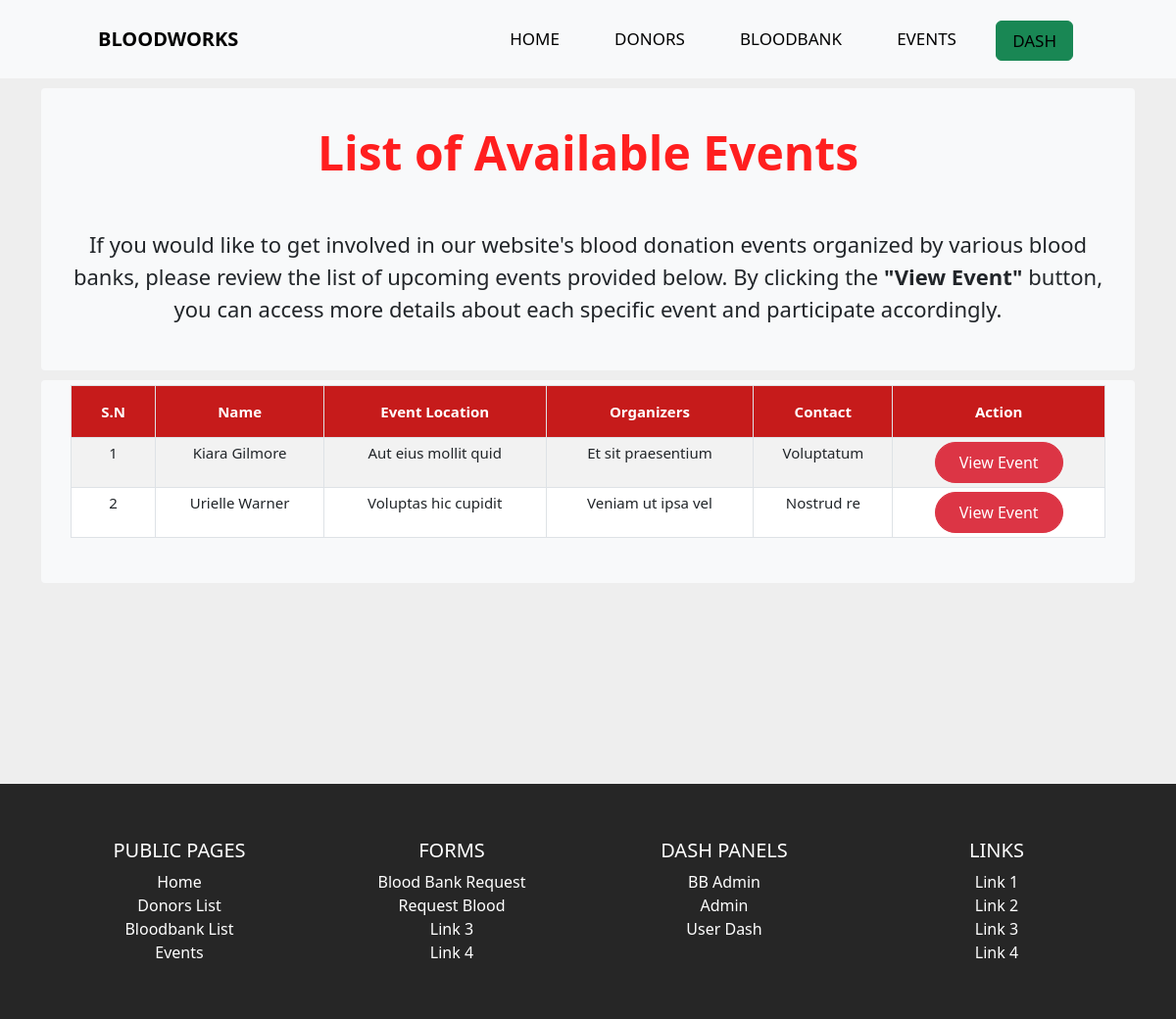
The page /events (signed in) on the database its author committed.
### tables this page shows
CREATE TABLE `event` (
  `event_id` int(11) NOT NULL,
  `bb_id` int(11) DEFAULT NULL,
  `event_name` varchar(50) DEFAULT NULL,
  `event_location` varchar(50) DEFAULT NULL,
  `event_desc` text DEFAULT NULL,
  `organizer` varchar(50) DEFAULT NULL,
  `contact_info` varchar(255) DEFAULT NULL,
  `event_date` date DEFAULT NULL,
  `image` varchar(100) DEFAULT NULL
);

### controllers/Events.php (called while the page is built, shortened)
<?php
class Events
{
    public function index($a = "", $b = "", $c = "")
    {
        $eventlist = $this->eventLists();
        $data = [
            "events" => $eventlist,
        ];
        $this->view('events',$data);
    }
    private function eventLists()
    {
        $eventlist = new Model;
        $eventlist->table = "event";
        $eventlist->order_column = "event_id";
        $eventlist = $eventlist->findAll();
        return $eventlist;
    }
}

### includes/app.php (called while the page is built, shortened)
<?php
class App
{
    private $method = "index";
    public function splitURL()
    {
        $URL = $_GET['url'] ?? 'home';
        $URL = explode("/", trim($URL, "/"));
        return $URL;
    }
    public function loadController()
    {
        $URL = $this->splitURL();
        if($URL[0] == "dash"){
            if ($URL[0] == "dash" && !isset($URL[1])) {
                $filename = "controllers/Dash"  . ".php";
            } elseif ($URL[0] == "dash" && isset($URL[1])) {
                $filename = "controllers/" . $URL[0] . $URL[1] . ".php";
            }
        }
        elseif ($URL[0] == "admin"  ) {
            if ($URL[0] == "admin" && !isset($URL[1])) {
                $filename = "controllers/Admin"  . ".php";
            } elseif ($URL[0] == "admin" && isset($URL[1])) {
                $filename = "controllers/" . $URL[0] . $URL[1] . ".php";
            }
        }
        elseif ($URL[0] == "bbadmin"  ) {
            if ($URL[0] == "bbadmin" && !isset($URL[1])) {
                $filename = "controllers/bbadmin"  . ".php";
            } elseif ($URL[0] == "bbadmin" && isset($URL[1])) {
                $filename = "controllers/" . $URL[0] . $URL[1] . ".php";
            }
        }
        else{
            $filename = "controllers/" .$URL[0] . ".php";
        }
        if (file_exists($filename)) {
            unset($URL[0]);
        } else {
            $filename = "controllers/_404.php";
            require $filename;
            $this->controller = "_404";
        }
        $controller = new $this->controller;
        $URL = $URL ? array_values($URL) : [];
        call_user_func_array([$controller, $this->method], $URL);
    }
}

### index.php (called while the page is built, shortened)
<?php
$app = new App;
$app->loadController();
?>

### includes/database.php (called while the page is built, shortened)
<?php
trait Database
{
    public function connect()
    {
        $string = "mysql:hostname=" . DBHOST . ";dbname=" . DBNAME;
        $con = new PDO($string, DBUSER, DBPASS);
        return $con;
    }
    public function query($query, $data = [])
    {
        $con = $this->connect();
        $stm = $con->prepare($query);
        $check = $stm->execute($data);
        if ($check) {
            $result = $stm->fetchAll(PDO::FETCH_OBJ);
            if (is_array($result) && count($result)) {
                return $result;
            }
        }
        return false;
    }
}

### includes/models.php (called while the page is built, shortened)
<?php
class Model
{
    public $table = "users";
    protected $limit = '100';
    protected $offset = 0;
    protected $order_type = "desc";
    public $order_column = "id";
    public function findAll()
    {
        $query = "select * from $this->table order by $this->order_column $this->order_type limit  $this->limit offset $this->offset";
        return $this->query($query);
    }
}

### views/events.views.php (the view)
<?php
$sn = 0;
?>
<?php include "header.php"; ?>
<main class="container-xl top-gap">
    <div class="table-section">
    <div class="list-head">
        <h1 class="table-sec-title fw-bold display-5">List of Available Events</h1>
        <p class="evnt-info">If you would like to get involved in our website's blood donation events organized by various blood banks, please review the list of upcoming events provided below. By clicking the <strong>"View Event"</strong> button, you can access more details about each specific event and participate accordingly.</p>
    </div>
    <div style="overflow-x:auto;" class="tb-cont">
            <table id="datatable" class="table table-hover table-striped table-bordered table-sm" cellspacing=" 0" width="100%">
                <thead>
                    <tr>
                        <th>S.N</th>
                        <th>Name</th>
                        <th>Event Location</th>
                        <th>Organizers</th>
                        <th>Contact</th>
                        <th>Action</th>
                    </tr>
                </thead>
                <?php if (empty($events)) {
                    echo "No event available";
                } else {
                    foreach ($events as $event) { ?>
                        <tr>
                            <td><?= ++$sn ?></td>
                            <td><?= $event->event_name ?></td>
                            <td><?= $event->event_location; ?></td>
                            <td><?= $event->organizer; ?></td>
                            <td><?= $event->contact_info; ?></td>
                            <td><a class="btn btn-danger" href="event/<?= $event->event_id ?>">View Event</a></td>
                        </tr>
                <?php
                    }
                }
                ?>
            </table>
        </div>
    </div>
</main>
<?php include "footer.php" ?>

### assets/css/style.css (style rules this page uses)
* { margin: 0; padding: 0; box-sizing: border-box; }
body { background: #eeeeee; }
main { min-height: 100vh; }
.btn { padding: 0.5em 1.5em; border-radius: 2em; }
.table-section { position: relative; }
.table-sec-title { margin: 2rem 0 3rem 0; color: #ff1f1f; text-align: center; }
td, th { font-size: 15px; padding: 40px; height: 30px; text-align: center; }
#datatable th { background-color: rgb(198, 27, 27); font-weight: bold; color: white; font-size: 15px; padding: 15px; text-align: center; }
.top-gap { padding-top: 80px; }
@media screen and (min-width: 769px) { p { font-size: 1.2em; } }
.evnt-info { font-size: 22px; text-align: center; }
.list-head,.tb-cont { background-color: #F8F9FA; margin: 10px 0; padding:5px 30px 30px 30px; border-radius: 4px; }

### rows shown on the page
event: event_name "Kiara Gilmore", event_location "Aut eius mollit quid", organizer "Et sit praesentium", contact_info "Voluptatum"
event: event_name "Urielle Warner", event_location "Voluptas hic cupidit", organizer "Veniam ut ipsa vel", contact_info "Nostrud re"
